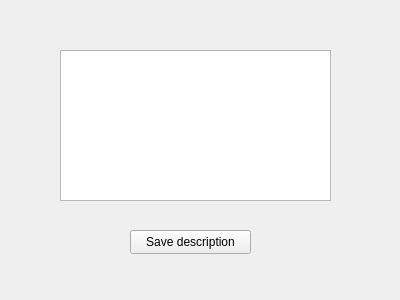
<?xml version="1.0" encoding="UTF-8"?>
<ui version="4.0">
 <class>Deleted_description_form</class>
 <widget class="QWidget" name="Deleted_description_form">
  <property name="geometry">
   <rect>
    <x>0</x>
    <y>0</y>
    <width>400</width>
    <height>300</height>
   </rect>
  </property>
  <property name="windowTitle">
   <string>Form</string>
  </property>
  <widget class="QTextEdit" name="textEdit_Deleted_description">
   <property name="geometry">
    <rect>
     <x>60</x>
     <y>50</y>
     <width>271</width>
     <height>151</height>
    </rect>
   </property>
  </widget>
  <widget class="QPushButton" name="pushButton_save_del_description">
   <property name="geometry">
    <rect>
     <x>130</x>
     <y>230</y>
     <width>121</width>
     <height>24</height>
    </rect>
   </property>
   <property name="text">
    <string>Save description</string>
   </property>
  </widget>
 </widget>
 <resources/>
 <connections/>
</ui>
